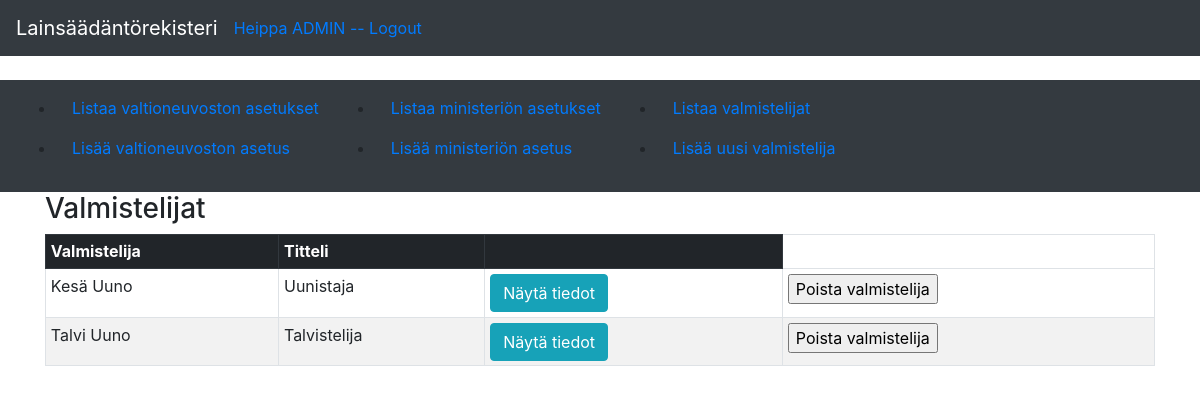
Screenshot of /valmistelijat/ (signed in) with the database file from the repository.
### application/auth/models.py (models this page shows, shortened)
class User(Base):
    __tablename__ = "account"
    name = db.Column(db.String(32), nullable=False)
    username = db.Column(db.String(32), unique=True, nullable=False)
    password = db.Column(db.String(32), nullable=False)
    email = db.Column(db.String(32), unique=True, nullable=False)
    roles = db.relationship("Role", secondary=user_role, lazy="subquery", backref=db.backref("users", passive_deletes=True, lazy=True))
    vnat = db.relationship("Vna", backref='account', passive_deletes=True, lazy=True)
    mmmat = db.relationship("Mmma", backref='account', passive_deletes=True, lazy=True)

### application/valmistelijat/models.py (models this page shows, shortened)
class Valmistelija(Base):
    name = db.Column(db.String(32), nullable=False)
    titteli = db.Column(db.String(32), nullable=False)
    email = db.Column(db.String(32), nullable=False)
    puh = db.Column(db.String(32), nullable=False)
    account_id = db.Column(db.Integer, db.ForeignKey('account.id'), nullable=False)

### application/valmistelijat/views.py (the view)
@app.route("/valmistelijat/", methods=["GET"])
def valmistelija_index():
    return render_template("valmistelijat/list.html", valmistelijat = Valmistelija.query.all())

### application/__init__.py (called while the page is built)
@event.listens_for(Engine, "connect")
def set_sqlite_pragma(dbapi_connection, connection_record):
    if app.config["SQLALCHEMY_DATABASE_URI"].startswith("sqlite"):
        cursor = dbapi_connection.cursor()
        cursor.execute("PRAGMA foreign_keys=ON")
        cursor.close()

@login_manager.user_loader
def load_user(user_id):
    return User.query.get(user_id)

### application/templates/valmistelijat/list.html
{% extends "layout.html" %}
{% block body %}
<h3>Valmistelijat</h3>
  <table class="table table-sm table-hover table-bordered table-striped">
    <tr class="thead-dark">
      <th>Valmistelija</th>
      <th>Titteli</th>
      <th></th>
    </tr>
    {% for valmistelija in valmistelijat %}
    <tr>
      <td>{{ valmistelija.name }}</td>
      <td>{{ valmistelija.titteli }}</td>
      <td><button class="btn btn-info" type="button" onclick="location.href='/valmistelijat/{{valmistelija.id}}'" >Näytä tiedot</button></td>
      <td><form method="POST" action="{{ url_for('delete_valmistelija', valmistelija_id=valmistelija.id) }}"><input type="submit" value="Poista valmistelija"/></form></td>
    </tr>
    {% endfor %}
  </table>
{% endblock %}

### application/templates/layout.html (shortened to what this page needs)
<!DOCTYPE html>
<html>
  <head>
    <link rel="stylesheet" href="https://maxcdn.bootstrapcdn.com/bootstrap/4.0.0/css/bootstrap.min.css">
  </head>
  <body>
    <nav class="navbar navbar-expand-md navbar-dark bg-dark mb-4">
      <a class="navbar-brand" href="{{ url_for('index') }}">Lainsäädäntörekisteri</a>
      <div class="form-inline mt-2 mt-md-0">
          {% if current_user.is_authenticated %}
          <a href="{{ url_for('auth_logout') }}">Heippa {{ current_user.name }} -- Logout</a>
          {% endif %}
      </div>
    </nav>
    <nav class="navbar navbar-expand-md navbar-dark bg-dark mb-6">
      <div class="collapse navbar-collapse" id="navbarCollapse">
        <ul>
          <li class="nav-item">
            <a class="nav-link" href="{{ url_for('vnat_index') }} ">Listaa valtioneuvoston asetukset</a>
          </li>
          <li class="nav-item">
            <a class="nav-link" href="{{ url_for('vnat_form') }} ">Lisää valtioneuvoston asetus</a>
          </li>
        </ul>
        <ul>
          <li class="nav-item">
            <a class="nav-link" href="{{ url_for('mmmat_index') }} ">Listaa ministeriön asetukset</a>
          </li>
          <li class="nav-item">
            <a class="nav-link" href="{{ url_for('mmmat_form') }} ">Lisää ministeriön asetus</a>
          </li>
        </ul>
        <ul>
          <li class="nav-item">
            <a class="nav-link" href="{{ url_for('valmistelija_index') }} ">Listaa valmistelijat</a>
          </li>
          <li class="nav-item">
            <a class="nav-link" href="{{ url_for('valmistelija_form') }} ">Lisää uusi valmistelija</a>
          </li>
        </ul>
      </div>
    </nav>
    <main role="main" class="container">
      {% block body %}{% endblock %}
    </main>
  </body>
</html>

### rows the page displays
User: name "ADMIN"
Valmistelija: name "Kesä Uuno", titteli "Uunistaja"
Valmistelija: name "Talvi Uuno", titteli "Talvistelija"
